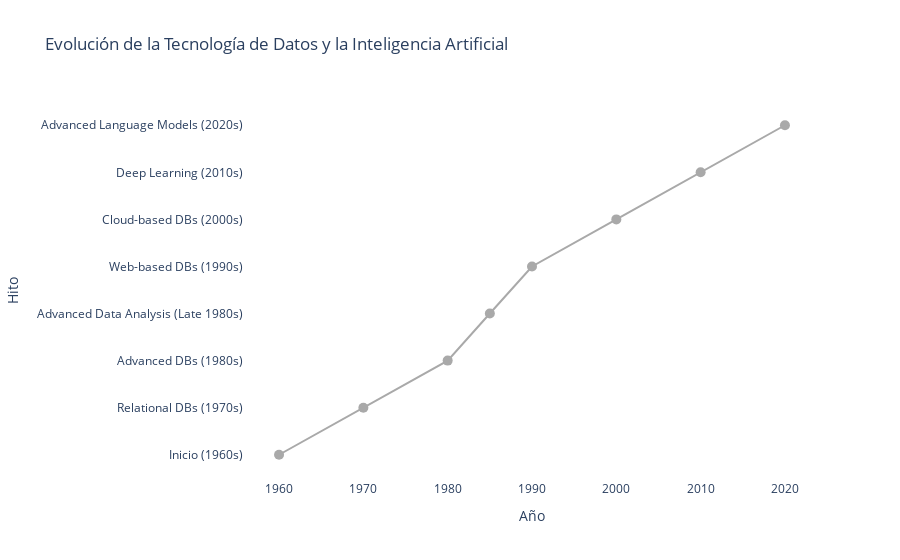

Write notebook code for a chart like this one.
### Markdown cell above
## La Transformación de la Era de los Datos a la Era de la Información:
### Una Perspectiva Profunda sobre la Minería de Datos

En la actualidad, nos encontramos en un punto de inflexión histórico caracterizado por la acumulación sin precedentes de datos. Diariamente, se generan y almacenan volúmenes inmensos de datos en diversas disciplinas y sectores. Sin embargo, este aumento en la acumulación de datos ha conducido a un paradójico escenario: una riqueza de datos, pero una carencia en la capacidad de convertirlos en información significativa y accionable. Las bases de datos, que deberían ser venerables fuentes de conocimiento, corren el riesgo de convertirse en tumbas de datos, ricas en contenido pero desprovistas de discernimiento.

Frente a este escenario, la comunidad académica y profesional reconoció la necesidad imperante de desarrollar herramientas y técnicas que permitieran no solo almacenar y gestionar estos datos, sino también interpretarlos y transformarlos en conocimientos valiosos. Investigadores de áreas tan diversas como la estadística, la inteligencia artificial, el reconocimiento de patrones y el aprendizaje automático convergieron en su interés por desarrollar métodos más eficientes, escalables y versátiles para abordar la diversidad y complejidad de los datos modernos.

La minería de datos emerge, entonces, como una respuesta interdisciplinaria a este desafío. Esta disciplina, si bien se basa en metodologías y algoritmos ya existentes, ha demostrado una notable capacidad para incorporar y adaptar conceptos de diversas áreas del conocimiento. Ha adoptado ideas de la estadística, como el muestreo, la estimación y las pruebas de hipótesis; ha integrado algoritmos de búsqueda, técnicas de modelado y teorías de aprendizaje de campos como la inteligencia artificial; y ha buscado inspiración en áreas tan variadas como la teoría de la información, el procesamiento de señales y la visualización.

Pero la minería de datos no opera en el vacío. La eficiencia en el almacenamiento, indexación y consulta es fundamental, y es aquí donde los sistemas de bases de datos tradicionales y avanzados desempeñan un papel crucial. Las técnicas de computación de alto rendimiento, tanto paralelas como distribuidas, han sido esenciales para abordar la magnitud masiva de los conjuntos de datos actuales y garantizar un procesamiento eficiente.

En conclusión, la minería de datos representa una confluencia de disciplinas, técnicas y metodologías que buscan responder a uno de los desafíos más apremiantes de nuestra era: transformar la abrumadora riqueza de datos en conocimiento significativo. Esta disciplina se encuentra en el corazón de nuestra transición de la era de los datos a la inminente era de la información, y su papel en la configuración del paisaje tecnológico y académico actual no puede ser subestimado.

### Code cell
import plotly.graph_objects as go

fechas = [1960, 1970, 1980, 1985, 1990, 2000, 2010, 2020]
hitos_cortos = [
    "Inicio (1960s)",
    "Relational DBs (1970s)",
    "Advanced DBs (1980s)",
    "Advanced Data Analysis (Late 1980s)",
    "Web-based DBs (1990s)",
    "Cloud-based DBs (2000s)",
    "Deep Learning (2010s)",
    "Advanced Language Models (2020s)"
]

hitos_detalles = [
    "Inicio de la informática y la tecnología de datos.",
    "Desarrollo de sistemas de bases de datos relacionales.",
    "Evolución hacia sistemas de bases de datos avanzadas.",
    "Inicio del análisis de datos avanzado y técnicas de minería de datos.",
    "Auge de las bases de datos basadas en la web y tecnologías relacionadas.",
    "Adopción de bases de datos en la nube y tecnologías de análisis distribuido.",
    "Evolución de técnicas de aprendizaje profundo y aplicaciones en IA.",
    "Desarrollo de modelos de lenguaje avanzados como GPT y BERT."
]

# Crear figura
fig = go.Figure()

# Añadir la línea de tiempo y los puntos
fig.add_trace(go.Scatter(x=fechas, y=hitos_cortos, mode='lines+markers',
                         text=hitos_detalles, marker=dict(size=10, color="#A9A9A9")))

# Estilizar el gráfico
fig.update_layout(title="Evolución de la Tecnología de Datos y la Inteligencia Artificial",
                  plot_bgcolor="white", xaxis_title="Año", yaxis_title="Hito",
                  hovermode="closest")

fig.show()

### Figure 1 — Plotly figure (JSON) as saved in the notebook; plotly's stock layout.template omitted (floating-point values rounded to 4 significant figures)
{"data": [{"marker": {"color": "#A9A9A9", "size": 10}, "mode": "lines+markers", "text": ["Inicio de la informática y la tecnología de datos.", "Desarrollo de sistemas de bases de datos relacionales.", "Evolución hacia sistemas de bases de datos avanzadas.", "Inicio del análisis de datos avanzado y técnicas de minería de datos.", "Auge de las bases de datos basadas en la web y tecnologías relacionadas.", "Adopción de bases de datos en la nube y tecnologías de análisis distribuido.", "Evolución de técnicas de aprendizaje profundo y aplicaciones en IA.", "Desarrollo de modelos de lenguaje avanzados como GPT y BERT."], "type": "scatter", "x": [1960, 1970, 1980, 1985, 1990, 2000, 2010, 2020], "y": ["Inicio (1960s)", "Relational DBs (1970s)", "Advanced DBs (1980s)", "Advanced Data Analysis (Late 1980s)", "Web-based DBs (1990s)", "Cloud-based DBs (2000s)", "Deep Learning (2010s)", "Advanced Language Models (2020s)"]}], "layout": {"hovermode": "closest", "plot_bgcolor": "white", "title": {"text": "Evolución de la Tecnología de Datos y la Inteligencia Artificial"}, "xaxis": {"title": {"text": "Año"}}, "yaxis": {"title": {"text": "Hito"}}}}
